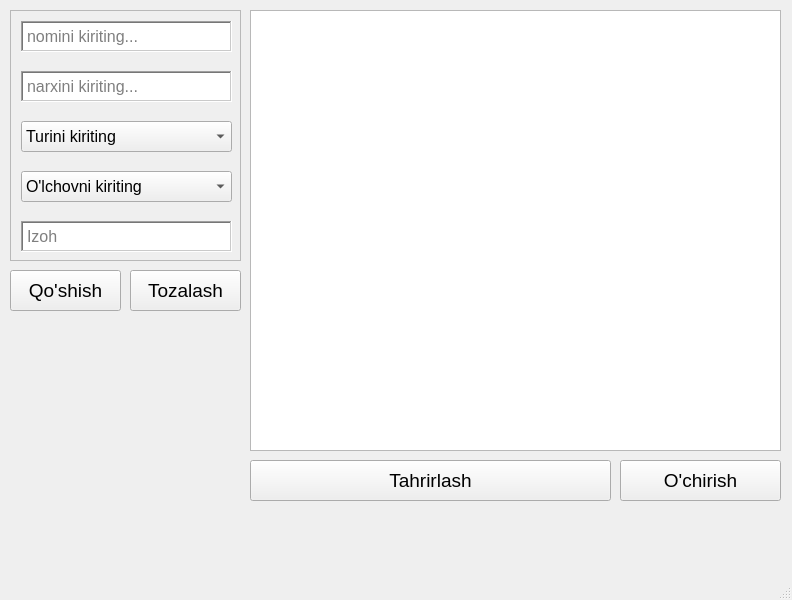
<?xml version="1.0" encoding="UTF-8"?>
<ui version="4.0">
 <class>MainWindow</class>
 <widget class="QMainWindow" name="MainWindow">
  <property name="geometry">
   <rect>
    <x>0</x>
    <y>0</y>
    <width>792</width>
    <height>600</height>
   </rect>
  </property>
  <property name="windowTitle">
   <string>Mahsulot</string>
  </property>
  <widget class="QWidget" name="centralwidget">
   <widget class="QPushButton" name="pushButton_2">
    <property name="geometry">
     <rect>
      <x>130</x>
      <y>270</y>
      <width>111</width>
      <height>41</height>
     </rect>
    </property>
    <property name="font">
     <font>
      <pointsize>14</pointsize>
     </font>
    </property>
    <property name="text">
     <string>Tozalash</string>
    </property>
    <property name="icon">
     <iconset>
      <normaloff>close-thick.png</normaloff>close-thick.png</iconset>
    </property>
    <property name="iconSize">
     <size>
      <width>24</width>
      <height>24</height>
     </size>
    </property>
   </widget>
   <widget class="QScrollArea" name="scrollArea">
    <property name="geometry">
     <rect>
      <x>10</x>
      <y>10</y>
      <width>231</width>
      <height>251</height>
     </rect>
    </property>
    <property name="widgetResizable">
     <bool>true</bool>
    </property>
    <widget class="QWidget" name="scrollAreaWidgetContents">
     <property name="geometry">
      <rect>
       <x>0</x>
       <y>0</y>
       <width>229</width>
       <height>249</height>
      </rect>
     </property>
     <widget class="QTextEdit" name="textEdit_4">
      <property name="geometry">
       <rect>
        <x>10</x>
        <y>10</y>
        <width>211</width>
        <height>31</height>
       </rect>
      </property>
      <property name="font">
       <font>
        <pointsize>12</pointsize>
       </font>
      </property>
      <property name="frameShape">
       <enum>QFrame::WinPanel</enum>
      </property>
      <property name="placeholderText">
       <string>nomini kiriting...</string>
      </property>
     </widget>
     <widget class="QTextEdit" name="textEdit_5">
      <property name="geometry">
       <rect>
        <x>10</x>
        <y>60</y>
        <width>211</width>
        <height>31</height>
       </rect>
      </property>
      <property name="font">
       <font>
        <pointsize>12</pointsize>
       </font>
      </property>
      <property name="frameShape">
       <enum>QFrame::WinPanel</enum>
      </property>
      <property name="placeholderText">
       <string>narxini kiriting...</string>
      </property>
     </widget>
     <widget class="QTextEdit" name="textEdit_9">
      <property name="geometry">
       <rect>
        <x>10</x>
        <y>210</y>
        <width>211</width>
        <height>31</height>
       </rect>
      </property>
      <property name="font">
       <font>
        <pointsize>12</pointsize>
       </font>
      </property>
      <property name="frameShape">
       <enum>QFrame::WinPanel</enum>
      </property>
      <property name="placeholderText">
       <string>Izoh</string>
      </property>
     </widget>
     <widget class="QComboBox" name="comboBox">
      <property name="geometry">
       <rect>
        <x>10</x>
        <y>110</y>
        <width>211</width>
        <height>31</height>
       </rect>
      </property>
      <property name="font">
       <font>
        <pointsize>12</pointsize>
       </font>
      </property>
      <property name="editable">
       <bool>false</bool>
      </property>
      <item>
       <property name="text">
        <string>Turini kiriting</string>
       </property>
      </item>
     </widget>
     <widget class="QComboBox" name="comboBox_2">
      <property name="geometry">
       <rect>
        <x>10</x>
        <y>160</y>
        <width>211</width>
        <height>31</height>
       </rect>
      </property>
      <property name="font">
       <font>
        <pointsize>12</pointsize>
       </font>
      </property>
      <property name="editable">
       <bool>false</bool>
      </property>
      <item>
       <property name="text">
        <string>O'lchovni kiriting</string>
       </property>
      </item>
     </widget>
    </widget>
   </widget>
   <widget class="QPushButton" name="pushButton">
    <property name="geometry">
     <rect>
      <x>10</x>
      <y>270</y>
      <width>111</width>
      <height>41</height>
     </rect>
    </property>
    <property name="font">
     <font>
      <pointsize>14</pointsize>
     </font>
    </property>
    <property name="text">
     <string>Qo'shish</string>
    </property>
    <property name="icon">
     <iconset>
      <normaloff>plus-circle-outline.png</normaloff>plus-circle-outline.png</iconset>
    </property>
    <property name="iconSize">
     <size>
      <width>24</width>
      <height>24</height>
     </size>
    </property>
   </widget>
   <widget class="QTableWidget" name="tableWidget">
    <property name="geometry">
     <rect>
      <x>250</x>
      <y>10</y>
      <width>531</width>
      <height>441</height>
     </rect>
    </property>
   </widget>
   <widget class="QPushButton" name="pushButton_4">
    <property name="geometry">
     <rect>
      <x>250</x>
      <y>460</y>
      <width>361</width>
      <height>41</height>
     </rect>
    </property>
    <property name="font">
     <font>
      <pointsize>14</pointsize>
     </font>
    </property>
    <property name="text">
     <string>Tahrirlash</string>
    </property>
    <property name="icon">
     <iconset>
      <normaloff>pencil.png</normaloff>pencil.png</iconset>
    </property>
    <property name="iconSize">
     <size>
      <width>24</width>
      <height>24</height>
     </size>
    </property>
   </widget>
   <widget class="QPushButton" name="pushButton_3">
    <property name="geometry">
     <rect>
      <x>620</x>
      <y>460</y>
      <width>161</width>
      <height>41</height>
     </rect>
    </property>
    <property name="font">
     <font>
      <pointsize>14</pointsize>
     </font>
    </property>
    <property name="text">
     <string>O'chirish</string>
    </property>
    <property name="icon">
     <iconset>
      <normaloff>delete.png</normaloff>delete.png</iconset>
    </property>
    <property name="iconSize">
     <size>
      <width>24</width>
      <height>24</height>
     </size>
    </property>
   </widget>
  </widget>
  <widget class="QStatusBar" name="statusbar"/>
 </widget>
 <resources/>
 <connections/>
</ui>
